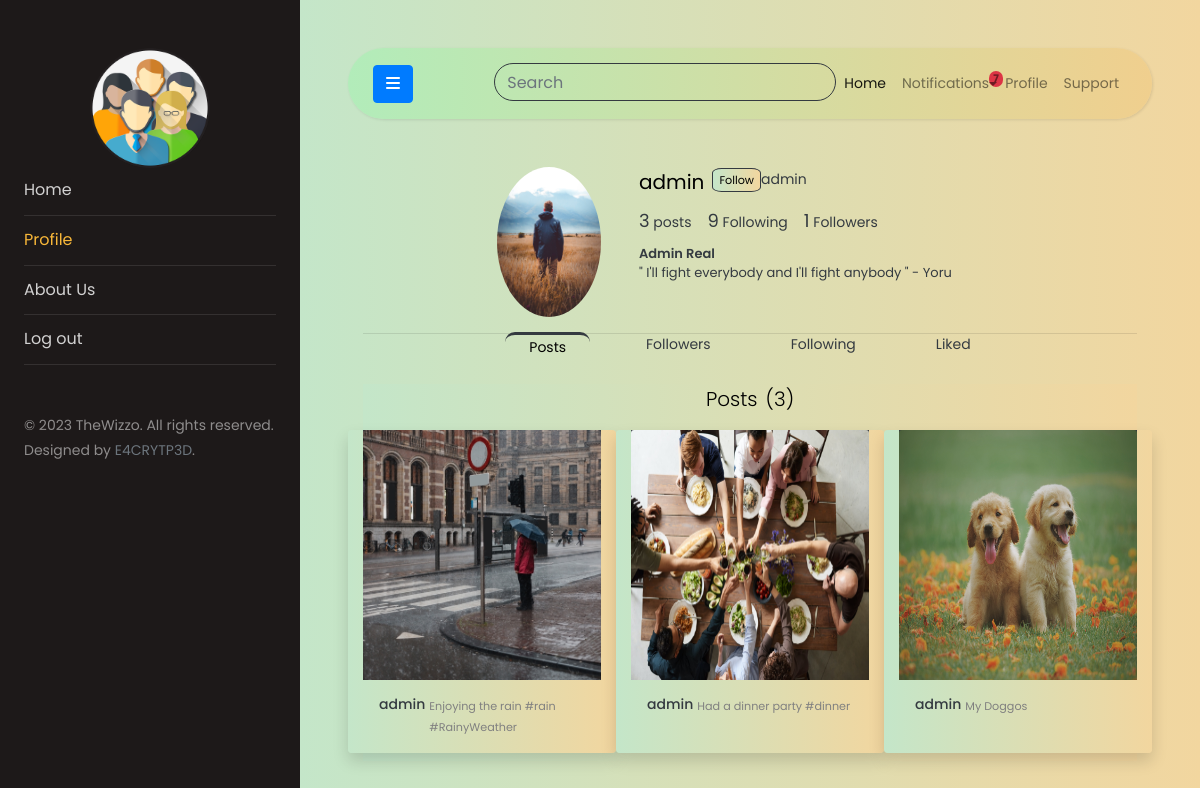
Screenshot of /user/admin/profile (signed in) with the database file from the repository.
### users/models.py (models this page shows, shortened)
class User(AbstractUser):
    genders = [
        ('Male', 'Male'),
        ('Female', 'Female'),
        ('Custom', 'Custom'),
        ('Prefer not to say', 'Prefer not to say')
    ]
    date_of_birth = models.DateField(blank=True, null=True)
    gender = models.CharField(
        choices=genders, max_length=20, default="Unknown")

class Profile(models.Model):
    user = models.OneToOneField(
        'User', related_name='profile', on_delete=models.CASCADE)
    bio = models.CharField(default="", blank=True, null=True, max_length=75)
    follows = models.ManyToManyField(
        User, related_name='follows', blank=True, symmetrical=False)
    updated = models.DateTimeField(auto_now=True)
    created = models.DateTimeField(auto_now_add=True)
    profile_pic = models.ImageField(
        upload_to='profile_pics', blank=True, null=True)

### usertimeline/models.py (models this page shows)
class Post(models.Model):
    image = models.ImageField(upload_to='posts', blank=True)
    caption = models.TextField(max_length=150)
    likes = models.ManyToManyField(User, related_name='postlikes', blank=True)
    post_created = models.DateTimeField(auto_now_add=True)
    post_updated = models.DateTimeField(auto_now=True)
    user = models.ForeignKey(
        User, related_name='post', on_delete=models.CASCADE)
    class Meta:
        ordering = ['-post_created']
    def __str__(self) -> str:
        return f"{self.user}'s post"
    def get_likes(self):
        return self.likes.all().count()

### users/views.py (the view)
# urls.py: path('<str:user>/profile', views.user_profile, name='userprofile'),
@login_required
def user_profile(request, user):
    try:
        user = User.objects.select_related('profile').get(username=user)
    except Exception:
        return HttpResponse('<div class="text-danger">Error occured</div>')
    return render(request, 'users/userprofile.html', {'puser': user})

### usertimeline/models.py (called while the page is built)
    def all(self):
        return super().filter(is_seen=False)

### templates/users/userprofile.html (shortened to what this page needs)
{% extends 'base.html' %}
{% block profile %}
active
{% endblock profile %}
{% block content %}
<div class="container">
    <header class="row">
        <div class="col-sm-2 col-auto offset-2 mt-2">
            <div class="position-relative profile-picture">
                <div>
                    <img class="rounded-circle w-100" src="{{puser.profile.profile_pic.url}}" alt="profile pic"
                        height="150px">
                </div>
            </div>
        </div>
        <div class="col-8 text-dark mt-2">
            <div class="d-flex flex-row">
                <h5 class="mx-2">{{puser.username}}</h5>
                {% if puser != user %}
                {% if  puser not in user.profile.follows.all%}
                <div>
                    <button hx-post="{% url 'follow' puser %}" hx-headers='{"X-CSRFToken": "{{csrf_token}}"}'
                        hx-vals='{"wizu":"{{puser.id}}"}'
                        class="border border-dark bg-gradient btn-follow small">Follow</button>
                </div>
                {{puser}}
                {% endif %}
                {% endif %}
            </div>
            <div class="d-flex flex-row">
                <div class="mx-md-2 mx-1">
                    <span class="font-count">{{puser.post.all.count}}</span> posts
                </div>
                <div class="mx-md-2 mx-1">
                    <span class="font-count">{{puser.profile.follows.count}}</span> Following
                </div>
                <div class="mx-md-2 mx-1">
                    <span class="font-count">{{puser.follows.count}}</span> Followers
                </div>
            </div>
            <div class="d-flex flex-column">
                <h6 class="profile-full-name mx-2 mt-2 mb-0"><span>{{puser.first_name}}</span>
                    <span>{{puser.last_name}}</span>
                </h6>
                <p class="mx-2 mt-0" style="font-size: small;">{{puser.profile.bio}}</p>
            </div>
        </div>
    </header>
    <hr class="mb-0 pb-0">
    <div class="d-flex flex-row justify-content-center mt-0">
        <div class="mx-md-3 border-dark px-md-4 px-2 profile-link pl-active" hx-get="{%url 'posts' puser %}"
            hx-target="#user-content" id="posts"><a onclick="activeTab('posts')" class="text-decoration-none"
                href="#posts">Posts</a> </div>
        <div class="mx-md-3 border-dark px-2 px-md-4 profile-link" hx-get="{%url 'followers' puser.username %}"
            hx-target="#user-content" id="followers"><a onclick="activeTab('followers')" href="#followers">Followers</a>
        </div>
        <div class="mx-md-3 border-dark px-2 px-md-4 profile-link" hx-get="{%url 'following' puser.username %}"
            hx-target="#user-content" id="following"><a onclick="activeTab('following')" href="#following">Following</a>
        </div>
        <div class="mx-md-3 border-dark px-2 px-md-4 profile-link" hx-get="{% url 'likedpost' puser %}"
            hx-target="#user-content" id="likedposts"><a onclick="activeTab('likedposts')" href="#likedposts">Liked</a>
        </div>
    </div>
    <div class="container-sm">
        <div id="user-content" class="bg-gradient">
            {% include 'users/partials/posts.html' %}
        </div>
    </div>
</div>
{% endblock content %}

### templates/base.html (shortened to what this page needs)
<!DOCTYPE html>
<html lang="en">
{% load static %}
<head>
	<link rel="stylesheet" href="https://cdnjs.cloudflare.com/ajax/libs/font-awesome/6.2.1/css/all.min.css"
 />
	<link rel="stylesheet" href="{% static 'css/style.css' %}" />
</head>
<body>
	<div class="wrapper d-flex align-items-stretch">
		<nav id="sidebar">
			<div class="p-4 pt-5">
				<a href="#" class="img logo rounded-circle mb-5"
					style="background-image: url({{user.profile.profile_pic.url}});"></a>
				<ul class="list-unstyled components mb-5">
					<li class="{% block home %}{% endblock home %}">
						<a href="{% url 'wizzo-home' %}">Home</a>
					</li>
					<li class="{% block profile %}{% endblock profile %}">
						<a href="{% url 'userprofile' user.username %}">Profile</a>
					</li>
					<li class="nav-item {% block about %}{% endblock about %}">
						<a class="nav-link" href="{% url 'about' %}">About Us</a>
					</li>
					<li>
						<a href="{% url 'userlogout' %}">Log out</a>
					</li>
				</ul>
				<div class="footer">
					<p>
						© 2023 TheWizzo. All rights reserved. Designed by
						<a href="https://github.com/e4crypt3d" target="_blank"
							class="text-decoration-none text-secondary">E4CRYTP3D</a>.
					</p>
				</div>
			</div>
		</nav>
		<div id="content" class="p-4 p-md-5 bg-gradient">
			<nav class="navbar navbar-expand-lg navbar-light navbar-gradient rounded-pill">
				<div class="container-fluid">
					<button type="button" id="sidebarCollapse" class="btn btn-primary">
						<i class="fa fa-bars"></i>
					</button>
					<div class="collapse navbar-collapse" id="topnavbar">
						<ul class="nav navbar-nav ml-auto">
							<li class="nav-item my-3 my-lg-0">
								<div class="position-relative search-bar">
									<input hx-post="{% url 'search' %}" hx-trigger="keyup changed delay:500ms"
										hx-vals='{"csrfmiddlewaretoken":"{{csrf_token}}"}'
										style="border-radius: 20px; background-color: transparent" type="text"
										class="form-control border-dark" placeholder="Search" aria-label="Search"
										hx-target="#searched" name="query" />
								</div>
							</li>
							<li class="nav-item active">
								<a class="nav-link" href="{% url 'wizzo-home' %}">Home</a>
							</li>
							<li class="nav-item position-relative" id="notifications">
								{% include 'usertimeline/partials/notifications.html' %}
							</li>
							<li class="nav-item">
								<a class="nav-link" href="{% url 'userprofile' user.username %}">Profile</a>
							</li>
							<li class="nav-item">
								<a class="nav-link" href="#">Support</a>
							</li>
						</ul>
					</div>
				</div>
			</nav>
			{% block content %} {% endblock content %}
		</div>
	</div>
</body>
</html>

### templates/usertimeline/partials/notifications.html (shortened to what this page needs)
<a class="nav-link position-relative dropdown-toggle" href="#" type="button" data-bs-toggle="dropdown"
    data-bs-target="#notificationDropdown" aria-expanded="false">
    Notifications
    <span class="position-absolute top-0 start-100 translate-middle badge rounded-pill bg-danger">
        {{user.receiver.all.count}}
    </span>
</a>

### templates/users/partials/posts.html (shortened to what this page needs)
<h3 class="text-center mb-2 mt-4 lead">Posts<span class="ml-2">({{puser.post.all.count}})</span></h3>
<div class="row">
    {% for post in puser.post.all %}
    <div class="col my-2 card-hover shadow bg-gradient col-md-4 rounded rounded-5"
        style="min-height: 320px;height: auto;">
        <div class="position-relative bg-dark">
            <img src="{{post.image.url}}" class="card-img-top card-image" alt="{{post}}"
                style="min-height: 250px; height: 240px;">
        </div>
        <div class="card-body p-3">
            <div class="d-flex flex-row">
                <h6 class="text-dark mr-1" style="font-size: 14px;">
                    <a href="{% url 'userprofile' post.user %}" class="text-dark">
                        {{post.user}}
                    </a>
                </h6>
                <p class="card-text small">{{post.caption}}</p>
            </div>
        </div>
    </div>
    {% endfor %}
</div>

### rows the page displays
User: profile.profile_pic (placeholder picture), receiver.all.count "7"
User: profile.profile_pic (picture), username "admin", post.all.count "3", profile.follows.count "9", follows.count "1", first_name "Admin", last_name "Real", profile.bio "\" I'll fight everybody and I'll fight anybody \" - Yoru"
Post: image (picture), user "admin", caption "Enjoying the rain #rain #RainyWeather"
Post: image (picture), user "admin", caption "Had a dinner party #dinner"
Post: image (picture), user "admin", caption "My Doggos"
